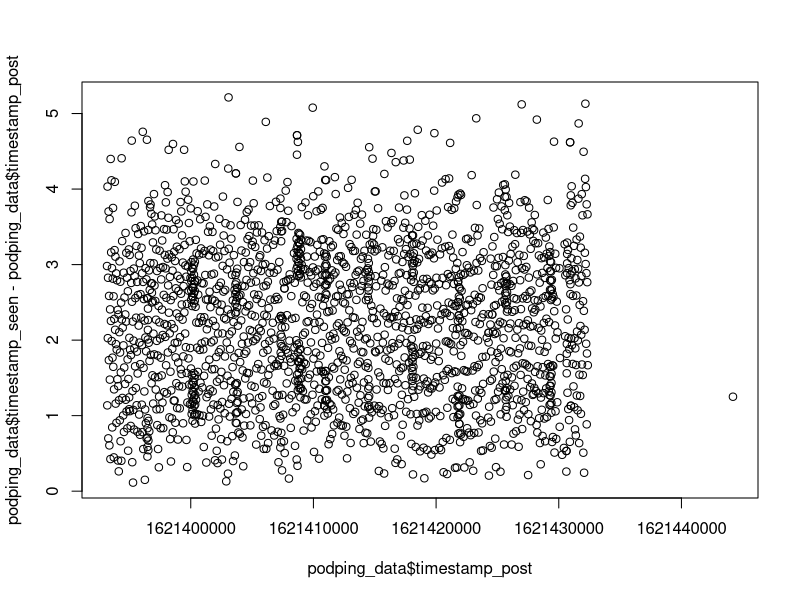

This chart was generated by the following R code:
#!/usr/bin/env Rscript
# A place holder script for data exploration and visualization
# (that actually does a little visualization)
#
# Requires installation of R, at a minimum for apt use:
#     $sudo apt install r-base r-base-core r-recommended
#
# Version 0.1
podping_data <- read.csv("data.csv")
plot(
        x=podping_data$timestamp_post,
        y=podping_data$timestamp_seen-podping_data$timestamp_post
)
